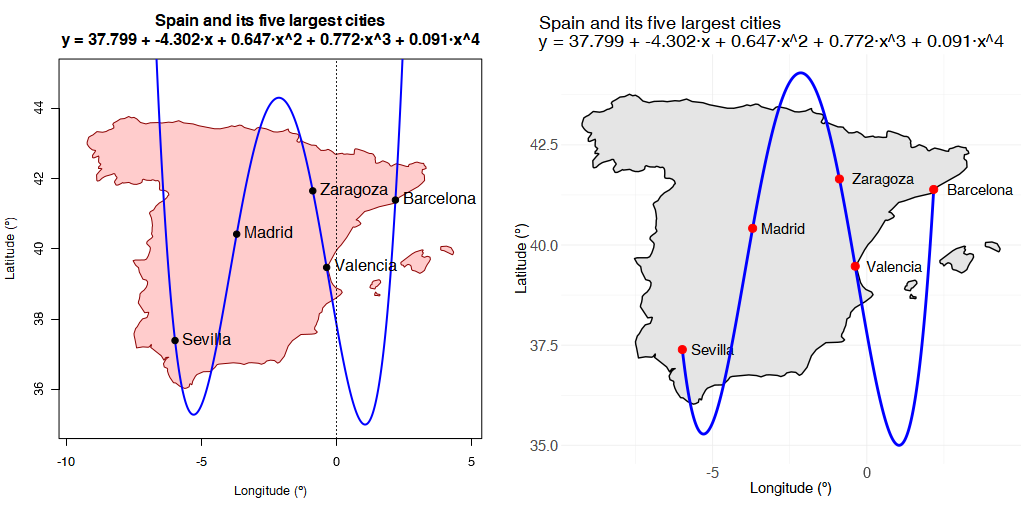

R code for this plot:
# Polynomial passing by Spain's 5 largest cities
# www.overfitting.net
# https://www.overfitting.net/


library(Cairo)  # output antialiasing



#######################################
# OLD STYLE CODING

library(ggmap)  # map_data() provides (long, lat) pairs forming all countries borders
library(data.table)

# Polygon plotting function provided by ChatGPT
# Draws a series of points based on coordinates as solid polygons
plot_subregion_polygons <- function(df, x = "long", y = "lat", subregion = "subregion",
                                    ord = "order", border = "black", col = NA) {
    
    df <- as.data.frame(df)   # in case df is a data.table
    subs <- unique(df[[subregion]])
    
    for (s in subs) {
        if (is.na(s)) {  # usually main lands (not islands) of each country have subregion=NA
            d <- df[is.na(df[[subregion]]), ]
        } else {
            d <- df[df[[subregion]] == s, ]
        }
        
        d <- d[order(d[[ord]]), ]  # order by column "order" in case they are not
        polygon(d[[x]], d[[y]],    # to properly plot the polygon
                border = border,
                col = col)
    }
}


# READ WORLD AND CAPITALS COORDINATES
DT=data.table(map_data("world"))  # (long, lat) pairs for all countries
SP=DT[DT$region=='Spain']

# Capitals
cities=data.frame(
    city = c("Madrid", "Barcelona", "Valencia", "Sevilla", "Zaragoza"),
    long = c(-3.7038,  2.1686, -0.3763, -5.9845, -0.8891),
    lat  = c(40.4168, 41.3874, 39.4699, 37.3891, 41.6488)
)


# CALCULATE 4TH ORDER POLYNOM THAT FITS 5 (LONG,LAT) PAIRS
fit = lm(lat ~ poly(long, 4, raw = TRUE), data = cities)
# Extract coefficients
cfs = coef(fit)
# Build polynomial string
poly_string = paste0(
    "y = ",
    round(cfs[1], 3), " + ",
    round(cfs[2], 3), "·x + ",
    round(cfs[3], 3), "·x^2 + ",
    round(cfs[4], 3), "·x^3 + ",
    round(cfs[5], 3), "·x^4"
)
# Generate 800 longitudes from -10 to 5
x_seq = seq(-10, 5, length.out = 800)
# Predict polynomial values
y_seq = predict(fit, newdata = data.frame(long = x_seq))


# MAP

# Output image dimensions
DIMX=512
DIMY=DIMX

CairoPNG("polynomial_spain5largestcities1.png", width=DIMX, height=DIMY, antialias="subpixel")
    # Empty basic plotting parameters
    plot(NA,
         main = paste0("Spain and its five largest cities\n", poly_string),
         xlab = "Longitude (º)", ylab = "Latitude (º)",
         xlim = range(SP$long, na.rm = TRUE),
         ylim = c(35,45),  # range(SP$lat,  na.rm = TRUE),
         cex.main = 1.3, cex.lab = 1, cex.axis = 1,
         asp = 1.3)

    # Solid country maps
    plot_subregion_polygons(SP, border='darkred', col=rgb(1,0,0,0.2))
    
    # Plot the polynomial
    lines(x_seq, y_seq, type = "l", lwd = 2, col = 'blue',
         xlab = "Longitude", ylab = "Latitude",
         main = "4th Degree Interpolating Polynomial (lm version)")
    
    # Plot cities
    points(cities$long, cities$lat, 
           pch = 19,       # solid circle
           cex = 1, col = "black")
    text(cities$long, cities$lat,
         labels = cities$city,
         pos = c(4, 4),    # 4 = right of the point
         cex = 1.3, col = "black")
    
    abline(h=0, v=0, lty="dotted")
dev.off()



#######################################
# COPILOT CODING (USING GGPLOT2)

# "Necesito dibujar en R un mapa de España, indicando sus 5 principales
# ciudades, y además calcular el polinomio de grado 4 que pasa por
# las 5 parejas de (longitud, latitud) a las que corresponden dichas
# ciudades y se dibuje también el polinomio sobre el mapa"

library(ggplot2)  # map_data() provides (long, lat) pairs forming all countries borders
library(dplyr)


# -----------------------------
# Datos de ciudades
# -----------------------------
cities <- data.frame(
    city = c("Madrid", "Barcelona", "Valencia", "Sevilla", "Zaragoza"),
    long = c(-3.7038,  2.1686, -0.3763, -5.9845, -0.8891),
    lat  = c(40.4168, 41.3874, 39.4699, 37.3891, 41.6488)
)

# -----------------------------
# Ajuste del polinomio de grado 4
# latitud = f(longitud)
# -----------------------------
fit <- lm(lat ~ poly(long, 4, raw = TRUE), data = cities)
# Extract coefficients
cfs = coef(fit)
# Build polynomial string
poly_string = paste0(
    "y = ",
    round(cfs[1], 3), " + ",
    round(cfs[2], 3), "·x + ",
    round(cfs[3], 3), "·x^2 + ",
    round(cfs[4], 3), "·x^3 + ",
    round(cfs[5], 3), "·x^4"
)

# Crear secuencia de longitudes para dibujar la curva
long_seq <- seq(min(cities$long), max(cities$long), length.out = 800)
lat_pred <- predict(fit, newdata = data.frame(long = long_seq))
curva <- data.frame(long = long_seq, lat = lat_pred)

# -----------------------------
# Mapa + ciudades + polinomio
# -----------------------------
mapa <- map_data("world")


# MAP

# Output image dimensions
DIMX=512
DIMY=DIMX

CairoPNG("polynomial_spain5largestcities2.png", width=DIMX, height=DIMY, antialias="subpixel")
    ggplot() +
        labs(title = paste0("Spain and its five largest cities\n", poly_string),
             x = "Longitude (º)",
             y = "Latitude (º)") +
        geom_polygon(data = subset(mapa, region == "Spain"),
                     aes(x = long, y = lat, group = group),
                     fill = "gray90", color = "black") +
        geom_text(data = cities, aes(x = long, y = lat, label = city),
                  hjust = -0.2, vjust = 0.5, size = 5) +
        geom_line(data = curva, aes(x = long, y = lat), color = "blue", linewidth = 1) +
        geom_point(data = cities, aes(x = long, y = lat), color = "red", size = 3) +
        coord_quickmap() +
        theme_minimal(base_size = 6) +
        theme(
            plot.title = element_text(size = 17),
            axis.title = element_text(size = 14),
            axis.text = element_text(size = 14)
        )
dev.off()
